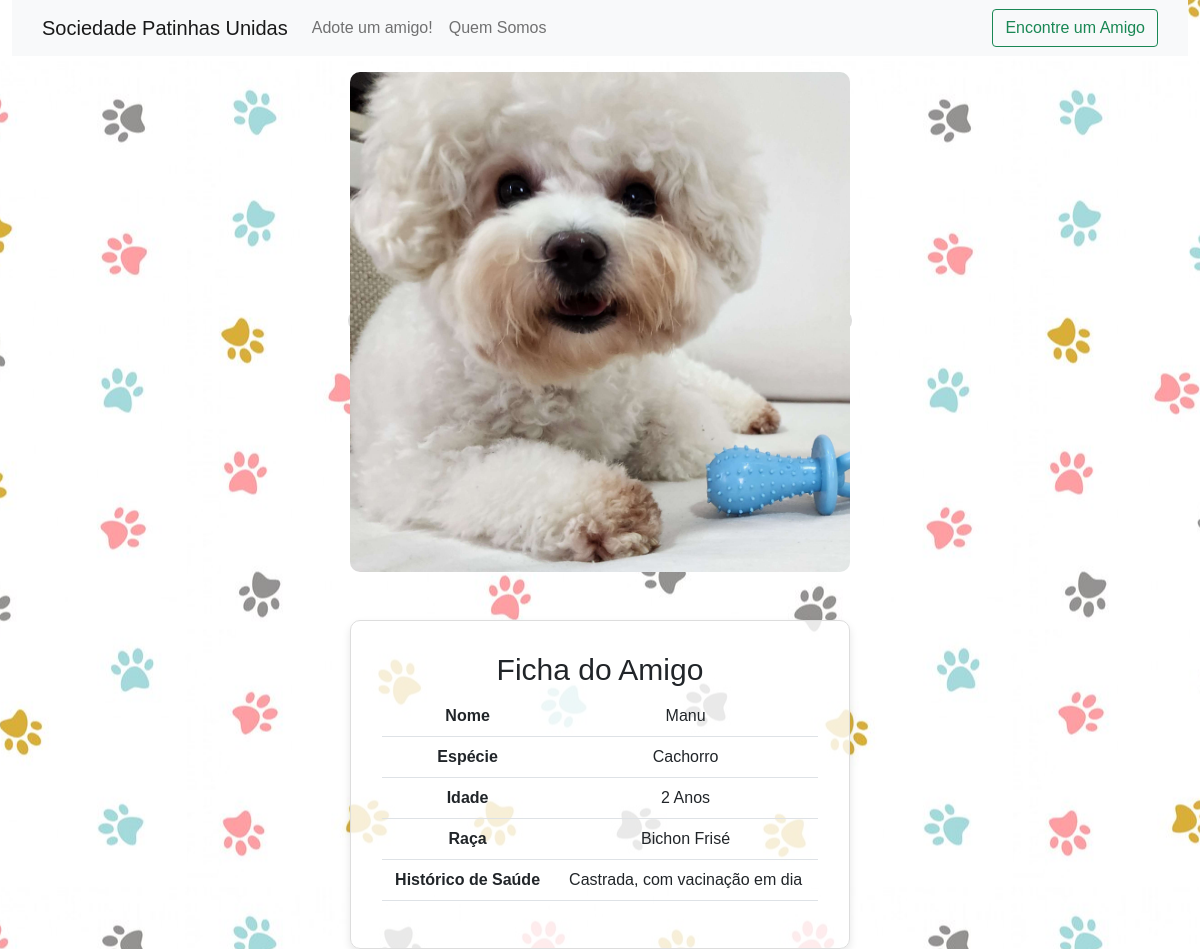
Page /animal/3/ on the earlier database version.
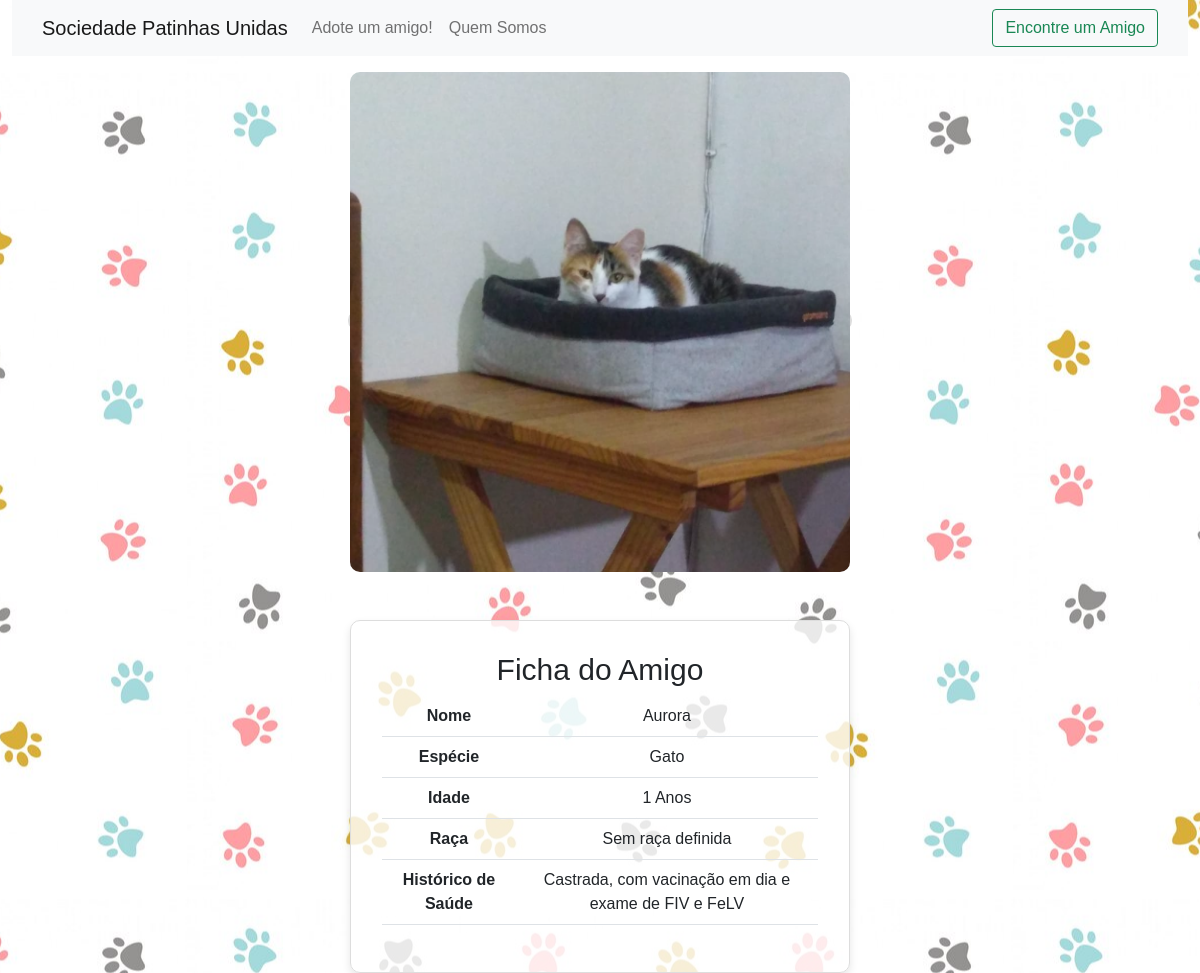
Same page on the later database version.
### base/models.py (models this page shows, shortened)
class Animal(models.Model):
    id_ficha = models.IntegerField(null=True, blank=True)
    nome = models.CharField(max_length=100)
    especie = models.CharField(max_length=100)
    idade = models.IntegerField(null=True, blank=True)
    raca = models.CharField(max_length=100)
    historico_saude = models.CharField(max_length=100)
    foto = models.ImageField(upload_to='static', blank=True, null=True)
    class Meta:
        verbose_name= 'Ficha Animal'
        verbose_name_plural = 'Fichas Animais'
        ordering = ['nome']

### base/views.py (the view)
# urls.py: path('animal/<int:animal_id>/', animal_detail, name='animal_detail'),
def animal_detail(request, animal_id):
    animal = get_object_or_404(Animal, id=animal_id)
    return render(request, 'animal_detail.html', {'animal': animal})

### base/templates/animal_detail.html (shortened to what this page needs)
{% extends "base_site.html" %}
{% block content %}
<div class="container text-center mt-3 image-container">
  <div class="row">
      <div class="col">
          <a href="{% url 'animal_detail' animal_id=animal.id %}" class="square-crop">
              <img src="{{ animal.foto.url }}" class="img-fluid" alt="{{ animal.nome }}">
          </a>
      </div>
  </div>
</div>
<div class="container text-center mt-5 ficha-container">
  <div class="card-body">
      <h5 class="card-title">Ficha do Amigo</h5>
      <table class="table">
          <tbody>
              <tr>
                  <th scope="row" class="border-right pr-3">Nome</th>
                  <td>{{ animal.nome }}</td>
              </tr>
              <tr>
                  <th scope="row">Espécie</th>
                  <td>{{ animal.especie }}</td>
              </tr>
              <tr>
                  <th scope="row">Idade</th>
                  <td>{{ animal.idade }} Anos</td>
              </tr>
              <tr>
                  <th scope="row">Raça</th>
                  <td>{{ animal.raca }}</td>
              </tr>
              <tr>
                  <th scope="row">Histórico de Saúde</th>
                  <td>{{ animal.historico_saude }}</td>
              </tr>
          </tbody>
      </table>
  </div>
</div>
{% endblock %}

### base/templates/base_site.html (shortened to what this page needs)
{% load static %}
<!DOCTYPE html>
<html lang="pt-BR">
<head>
    <link rel="stylesheet" href="https://cdn.jsdelivr.net/npm/bootstrap@5.1.3/dist/css/bootstrap.min.css">
    <link rel="stylesheet" href="{% static 'css/styles.css' %}">
</head>
<body>
  <main class="main">
    <div class="container-fluid">
      <nav class="navbar navbar-expand-lg navbar-light bg-light">
        <div class="container">
          <a class="navbar-brand" href="/">Sociedade Patinhas Unidas</a>
          <div class="collapse navbar-collapse" id="navbarNav">
            <div class="navbar-nav">
              <a class="nav-link" href="/cadastro/">Adote um amigo!</a>
              <a class="nav-link" href="/quem_somos/">Quem Somos</a>
            </div>
            <form class="d-flex ms-auto" role="search" method="get" action="{% url 'animal_search' %}">
              <button class="btn btn-outline-success" type="submit">Encontre um Amigo</button>
            </form>
          </div>
        </div>
      </nav>
      {%block content%}{%endblock%}
    </div>
  </main>
</body>
</html>

### base/static/css/styles.css (style rules this page uses)
body { background-image: url('../images/background.jpg'); background-repeat: repeat; background-position: center center; font-family: 'Tahoma', sans-serif; font-size: 16px; }
h1, h2, h3, h4, h5, h6 { font-family: 'Tahoma', sans-serif; font-size: 30px; }
.square-crop { overflow: hidden; border: 2px solid #ddd; border-radius: 10px; }
.square-crop img { max-width: 100%; height: auto; border-radius: 10px; }
.ficha-container { max-width: 500px; margin: 0 auto; background-color: rgba(255, 255, 255, 0.8); border: 1px solid #ddd; border-radius: 10px; padding: 15px; box-shadow: 0 4px 8px rgba(0, 0, 0, 0.1); }

### base/templates/animal_detail.html (style rules this page uses)
.square-crop { overflow: hidden; border: 2px solid #ddd; border-radius: 10px; margin-top: 50px; }
.square-crop img { max-width: 100%; max-height: 500px; height: auto; border-radius: 10px; }
.image-container { display: flex; justify-content: center; }

Differences in the rows shown:
changed Animal: foto: a different picture; nome "Manu" → "Aurora"; especie "Cachorro" → "Gato"; idade "2" → "1"; raca "Bichon Frisé" → "Sem raça definida"; historico_saude "Castrada, com vacinação em dia" → "Castrada, com vacinação em dia e exame de FIV e FeLV"
